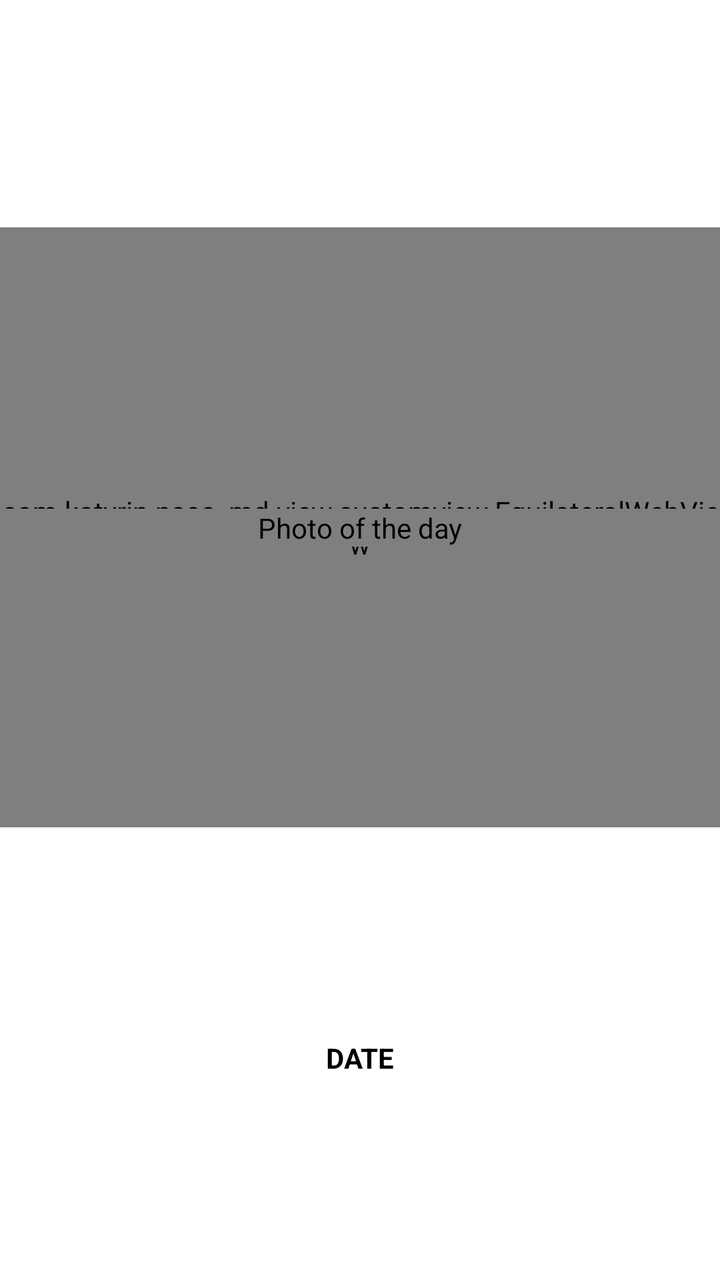
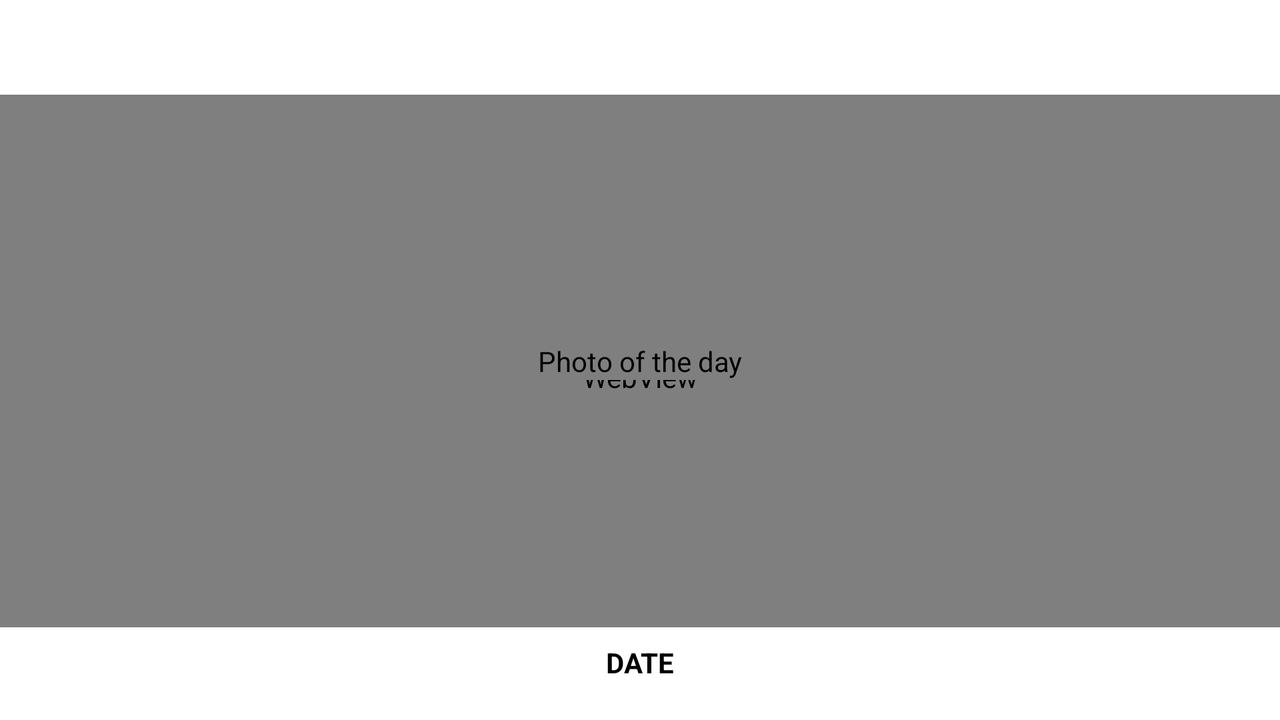

One screen, two layout resources from the same app: the default and the repository's alternative for another configuration. Each is rendered where Android would select it; the XML of both is given below.
<!-- AndroidManifest.xml: application theme Theme.NASAMD -->
<!-- res/layout/fragment_picture_of_the_day.xml -->
<?xml version="1.0" encoding="utf-8"?>
<androidx.constraintlayout.widget.ConstraintLayout xmlns:android="http://schemas.android.com/apk/res/android"
    xmlns:app="http://schemas.android.com/apk/res-auto"
    xmlns:tools="http://schemas.android.com/tools"
    android:layout_width="match_parent"
    android:layout_height="match_parent"
    tools:context=".view.PictureOfTheDayFragment">

    <androidx.constraintlayout.widget.ConstraintLayout
        android:id="@+id/frame_layout_container"
        android:layout_width="match_parent"
        android:layout_height="wrap_content"
        android:layout_marginTop="@dimen/double_padding_to_screen_edge"
        app:layout_constraintBottom_toTopOf="@+id/date_text_view"
        app:layout_constraintEnd_toEndOf="parent"
        app:layout_constraintHorizontal_chainStyle="packed"
        app:layout_constraintStart_toStartOf="parent"
        app:layout_constraintTop_toTopOf="parent">

        <com.katyrin.nasa_md.view.customview.EquilateralWebView
            android:id="@+id/web_view"
            android:layout_width="match_parent"
            android:layout_height="@dimen/youtube_web_view_height"
            android:layout_gravity="center"
            app:layout_constraintBottom_toBottomOf="parent"
            app:layout_constraintEnd_toEndOf="parent"
            app:layout_constraintStart_toStartOf="parent"
            app:layout_constraintTop_toTopOf="parent"
            app:srcCompat="@drawable/ic_no_photo_vector" />

        <com.katyrin.nasa_md.view.customview.EquilateralImageView
            android:id="@+id/image_view"
            android:layout_width="match_parent"
            android:layout_height="wrap_content"
            android:layout_gravity="center"
            android:contentDescription="@string/photo_of_the_day_stub"
            app:layout_constraintBottom_toBottomOf="parent"
            app:layout_constraintEnd_toEndOf="parent"
            app:layout_constraintStart_toStartOf="parent"
            app:layout_constraintTop_toTopOf="parent"
            app:srcCompat="@drawable/ic_no_photo_vector" />

        <ProgressBar
            android:id="@+id/progress_bar"
            style="?android:attr/progressBarStyleLarge"
            android:layout_width="wrap_content"
            android:layout_height="wrap_content"
            android:layout_gravity="center"
            android:visibility="gone"
            app:layout_constraintBottom_toBottomOf="parent"
            app:layout_constraintEnd_toEndOf="parent"
            app:layout_constraintStart_toStartOf="parent"
            app:layout_constraintTop_toTopOf="parent" />

    </androidx.constraintlayout.widget.ConstraintLayout>


    <TextView
        android:id="@+id/date_text_view"
        style="@style/HeaderText"
        android:paddingStart="@dimen/padding_to_screen_edge"
        android:paddingEnd="@dimen/padding_to_screen_edge"
        android:paddingBottom="@dimen/distance_between_widgets"
        app:layout_constraintBottom_toBottomOf="parent"
        app:layout_constraintEnd_toEndOf="parent"
        app:layout_constraintStart_toStartOf="parent"
        app:layout_constraintTop_toBottomOf="@+id/frame_layout_container"
        tools:text="@string/date" />

</androidx.constraintlayout.widget.ConstraintLayout>
<!-- resources referenced by this layout -->
<resources>
  <dimen name="distance_between_widgets">4dp</dimen>
  <dimen name="double_padding_to_screen_edge">16dp</dimen>
  <dimen name="padding_to_screen_edge">8dp</dimen>
  <dimen name="youtube_web_view_height">300dp</dimen>
  <string name="date">Date</string>
  <string name="photo_of_the_day_stub">Photo of the day</string>
  <style name="HeaderText">
          <item name="textAllCaps">true</item>
          <item name="android:textStyle">bold</item>
          <item name="android:textColor">@color/black</item>
          <item name="android:layout_width">wrap_content</item>
          <item name="android:layout_height">wrap_content</item>
          <item name="android:paddingTop">@dimen/padding_to_screen_edge</item>
      </style>
  <style name="Theme.NASAMD" parent="Theme.MaterialComponents.DayNight.NoActionBar">
          
          <item name="colorPrimary">@color/purple_500</item>
          <item name="colorPrimaryVariant">@color/purple_700</item>
          <item name="colorOnPrimary">@color/white</item>
          
          <item name="colorSecondary">@color/teal_200</item>
          <item name="colorSecondaryVariant">@color/teal_700</item>
          <item name="colorOnSecondary">@color/black</item>
          
          <item name="android:statusBarColor" tools:targetApi="l">?attr/colorPrimaryVariant</item>
          
          <item name="colorSecondaryAlpha40">@color/teal_200Alpha40</item>
      </style>
  <color name="black">#FF000000</color>
  <color name="purple_500">#FF6200EE</color>
  <color name="purple_700">#FF3700B3</color>
  <color name="white">#FFFFFFFF</color>
  <color name="teal_200">#FF03DAC5</color>
  <color name="teal_700">#FF018786</color>
  <color name="teal_200Alpha40">#6603DAC5</color>
</resources>
<!-- res/layout-land/fragment_picture_of_the_day.xml (the repository's variant of the layout above) -->
<!-- drawn on the phone turned sideways -->
<?xml version="1.0" encoding="utf-8"?>
<androidx.constraintlayout.widget.ConstraintLayout xmlns:android="http://schemas.android.com/apk/res/android"
    xmlns:app="http://schemas.android.com/apk/res-auto"
    xmlns:tools="http://schemas.android.com/tools"
    android:layout_width="match_parent"
    android:layout_height="match_parent"
    tools:context=".ui.main.fragments.PictureOfTheDateFragment">

    <androidx.core.widget.NestedScrollView
        android:id="@+id/scroll_view"
        android:layout_width="match_parent"
        android:layout_height="match_parent"
        app:layout_constraintBottom_toBottomOf="parent"
        app:layout_constraintEnd_toEndOf="parent"
        app:layout_constraintStart_toStartOf="parent"
        app:layout_constraintTop_toTopOf="parent">

        <androidx.constraintlayout.widget.ConstraintLayout
            android:layout_width="match_parent"
            android:layout_height="match_parent"
            android:layout_gravity="center"
            android:paddingTop="@dimen/double_padding_to_screen_edge">

            <WebView
                android:id="@+id/web_view"
                android:layout_width="match_parent"
                android:layout_height="0dp"
                android:layout_gravity="center"
                android:layout_marginTop="@dimen/double_padding_to_screen_edge"
                android:paddingTop="@dimen/double_padding_to_screen_edge"
                app:layout_constraintBottom_toTopOf="@+id/date_text_view"
                app:layout_constraintEnd_toEndOf="parent"
                app:layout_constraintHeight_percent="0.85"
                app:layout_constraintStart_toStartOf="parent"
                app:layout_constraintTop_toTopOf="parent"
                app:srcCompat="@drawable/ic_no_photo_vector" />

            <com.katyrin.nasa_md.view.customview.EquilateralImageView
                android:id="@+id/image_view"
                android:layout_width="match_parent"
                android:layout_height="wrap_content"
                android:layout_gravity="center"
                android:contentDescription="@string/photo_of_the_day_stub"
                android:paddingTop="@dimen/double_padding_to_screen_edge"
                app:layout_constraintBottom_toTopOf="@+id/date_text_view"
                app:layout_constraintEnd_toEndOf="parent"
                app:layout_constraintStart_toStartOf="parent"
                app:layout_constraintTop_toTopOf="parent"
                app:srcCompat="@drawable/ic_no_photo_vector" />

            <TextView
                android:id="@+id/date_text_view"
                style="@style/HeaderText"
                android:paddingStart="@dimen/padding_to_screen_edge"
                android:paddingEnd="@dimen/padding_to_screen_edge"
                android:paddingBottom="@dimen/distance_between_widgets"
                app:layout_constraintBottom_toBottomOf="parent"
                app:layout_constraintEnd_toEndOf="parent"
                app:layout_constraintStart_toStartOf="parent"
                tools:text="@string/date" />

        </androidx.constraintlayout.widget.ConstraintLayout>

    </androidx.core.widget.NestedScrollView>

    <ProgressBar
        android:id="@+id/progress_bar"
        style="?android:attr/progressBarStyleLarge"
        android:layout_width="wrap_content"
        android:layout_height="wrap_content"
        android:layout_gravity="center"
        android:visibility="gone"
        app:layout_constraintBottom_toBottomOf="parent"
        app:layout_constraintEnd_toEndOf="parent"
        app:layout_constraintStart_toStartOf="parent"
        app:layout_constraintTop_toTopOf="parent" />

</androidx.constraintlayout.widget.ConstraintLayout>
<!-- resources referenced by the variant -->
<!-- as the phone turned sideways resolves them -->
<resources>
  <dimen name="distance_between_widgets">4dp</dimen>
  <dimen name="double_padding_to_screen_edge">16dp</dimen>
  <dimen name="padding_to_screen_edge">8dp</dimen>
  <string name="date">Date</string>
  <string name="photo_of_the_day_stub">Photo of the day</string>
  <style name="HeaderText">
          <item name="textAllCaps">true</item>
          <item name="android:textStyle">bold</item>
          <item name="android:textColor">@color/black</item>
          <item name="android:layout_width">wrap_content</item>
          <item name="android:layout_height">wrap_content</item>
          <item name="android:paddingTop">@dimen/padding_to_screen_edge</item>
      </style>
  <style name="Theme.NASAMD" parent="Theme.MaterialComponents.DayNight.NoActionBar">
          
          <item name="colorPrimary">@color/purple_500</item>
          <item name="colorPrimaryVariant">@color/purple_700</item>
          <item name="colorOnPrimary">@color/white</item>
          
          <item name="colorSecondary">@color/teal_200</item>
          <item name="colorSecondaryVariant">@color/teal_700</item>
          <item name="colorOnSecondary">@color/black</item>
          
          <item name="android:statusBarColor" tools:targetApi="l">?attr/colorPrimaryVariant</item>
          
          <item name="colorSecondaryAlpha40">@color/teal_200Alpha40</item>
      </style>
  <color name="black">#FF000000</color>
  <color name="purple_500">#FF6200EE</color>
  <color name="purple_700">#FF3700B3</color>
  <color name="white">#FFFFFFFF</color>
  <color name="teal_200">#FF03DAC5</color>
  <color name="teal_700">#FF018786</color>
  <color name="teal_200Alpha40">#6603DAC5</color>
</resources>
